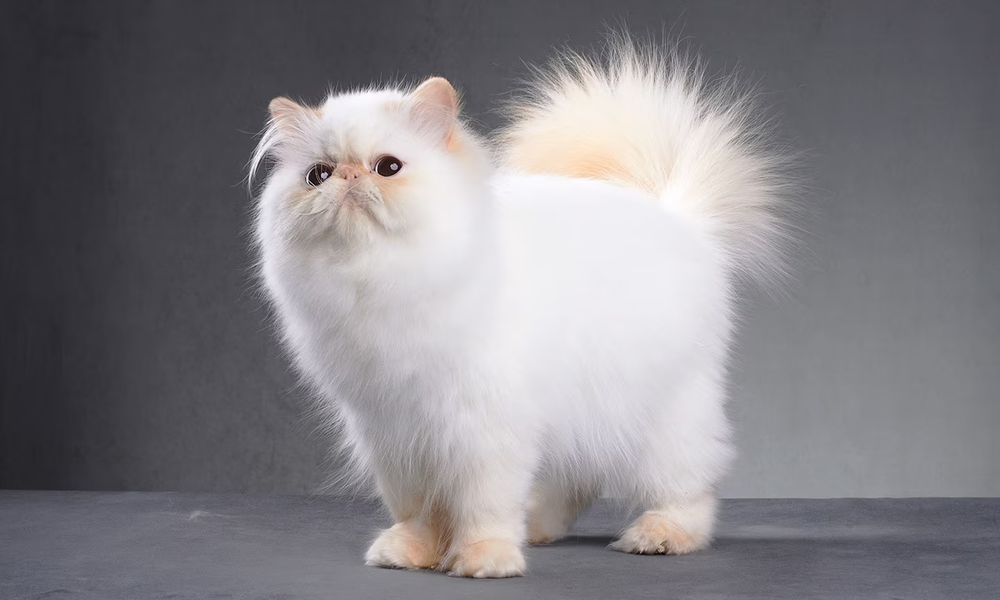
#> input picture assets/images/cat1.png, 1000 x 600 px, shrunk from 1439 x 863 before the run
$ jupyter execute L5_HSV_color_space.ipynb
#> lines starting #> are read from the running program, lines starting #| are printed output that depends on the picture; after the words box and inside, x2 and y2 are one past the last pixel; in counts of white or black regions, pixels touching at a corner belong together
### src/infrastructure/utils/plotting.py
import cv2
import numpy as np
import matplotlib.pyplot as plt

def subplot(channels: dict[str, np.ndarray], cmap: str | None = None) -> None:

    for i, k in enumerate(channels):
        plt.subplot(1, len(channels), i+1)
        plt.title(k)
        plt.imshow(channels[k], cmap=cmap)


# [15 lines left out: function draw_points, not called in this run]

### src/lessons/L5_HSV_color_space.ipynb
### HOW  does the HSV color space work

1. Divide r, g, b by 255
2. Compute `cmax`, `cmin` difference
    ```
    cmax = max(r, g, b)
    cmin = main(r, g, b)
    diff = cmax - cmin
   ```
3. Hue calculation
   ```
   if cmmax == cmin:
        h = 0
   elif cmax == r:
        h = (60 * ((g - b) / diff) + 360) % 360
   elif cmax == g:
        h = (60 * ((b - r) / diff) + 120) % 360
   elif cmax == b:
        h = (60 * ((r - g) / diff) + 240) % 360

   ```
4. Saturation computation
   ```
   if cmax == 0:
        s = 0
   else:
        s = (diff / cmax) * 100
   ```
5. Value computation
   ```
   v = cmax * 100
   ```

[cell 1]
import cv2
import numpy as np
import matplotlib.pyplot as plt

from core.entities.constants import Paths as p
from infrastructure.utils.plotting import subplot

[cell 2]
IMAGE_PATH = p.IMAGE_ASSETS / "cat1.png"

[cell 3]
img_bgr = cv2.imread(IMAGE_PATH)
#> img_bgr is the input picture: shape (600, 1000, 3); mean B, G, R 134.2, 130, 132.5
img_rgb = cv2.cvtColor(img_bgr, cv2.COLOR_BGR2RGB)
plt.figure()
plt.imshow(img_rgb)

[cell 4]
hsv = cv2.cvtColor(img_bgr, cv2.COLOR_BGR2HSV)
#> hsv: shape (600, 1000, 3); mean H, S, V 112.3, 17.1, 136.9
plt.figure()
plt.imshow(hsv)

[cell 5]
# cv2.imshow("hsv", hsv)
# cv2.waitKey(0)

[cell 6]
h, s, v = cv2.split(hsv)
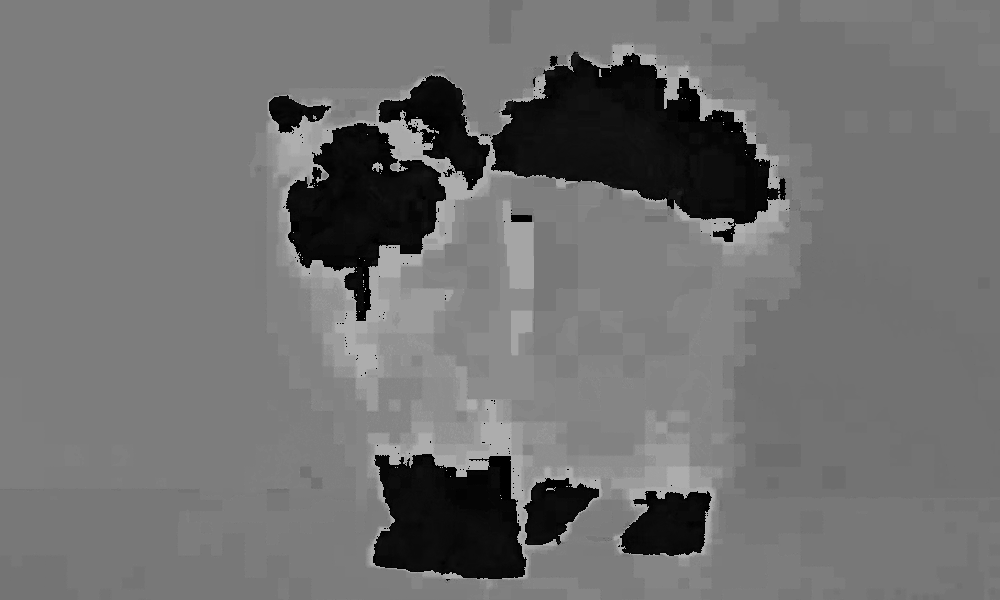
#> h: shape (600, 1000); min 0, max 179, mean 112.3
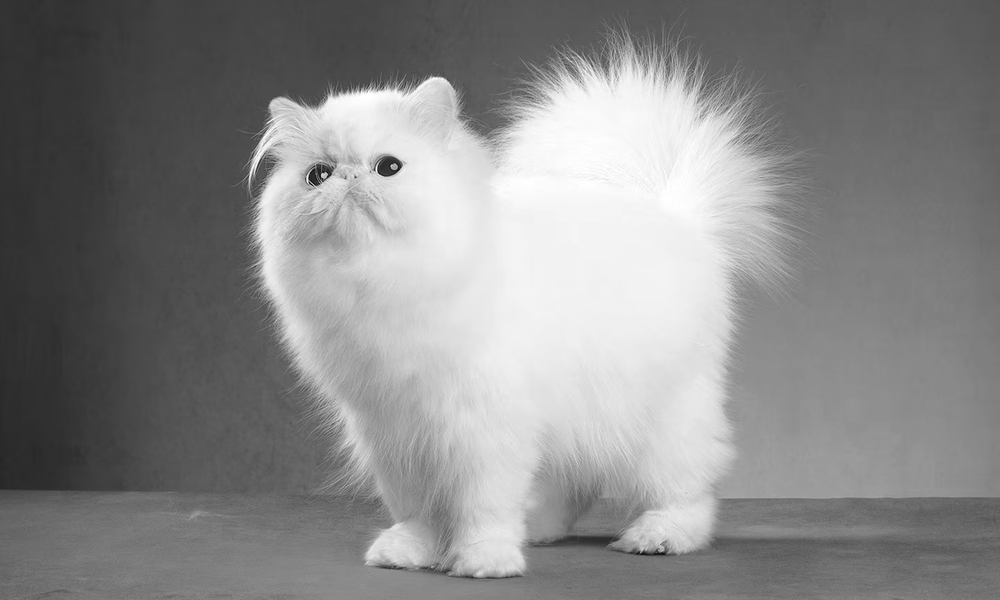
#> v: shape (600, 1000); min 11, max 255, mean 136.9

data = dict(
    hue=h,
    saturation=s,
    value=v
)
#> data = 3 items

subplot(data, cmap="gray")
#> the loop in subplot, `for i, k in enumerate(channels):` made 3 passes
#> k on passes 1 to 3: 'hue', 'saturation', 'value'
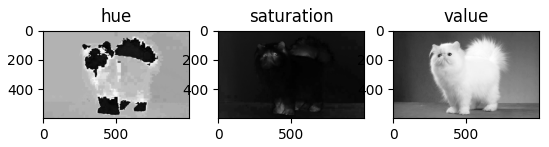
#> figure drawn by matplotlib, 3 panels

[cell 7]
lower_bound = np.array([0, 0, 160])
upper_bound = np.array([13, 90, 230])
mask = cv2.inRange(hsv, lower_bound, upper_bound)
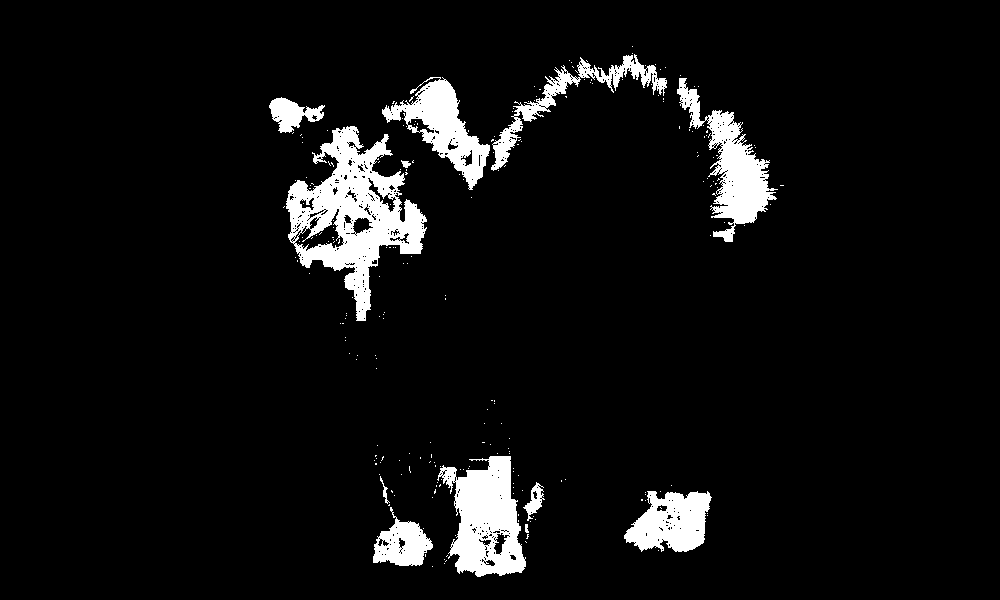
#> mask: shape (600, 1000); 6.3% white; 233 white regions (221 under 20 px), largest, box (x1, y1, x2, y2) and area: (286, 126, 427, 321) 11226, (437, 456, 526, 577) 6495, (677, 78, 778, 242) 5167
mask.shape
plt.figure()
plt.imshow(mask, cmap="gray")

[cell 8]
img_path = p.IMAGE_ASSETS / "colored_balls.jpg"
img_bgr = cv2.imread(img_path)
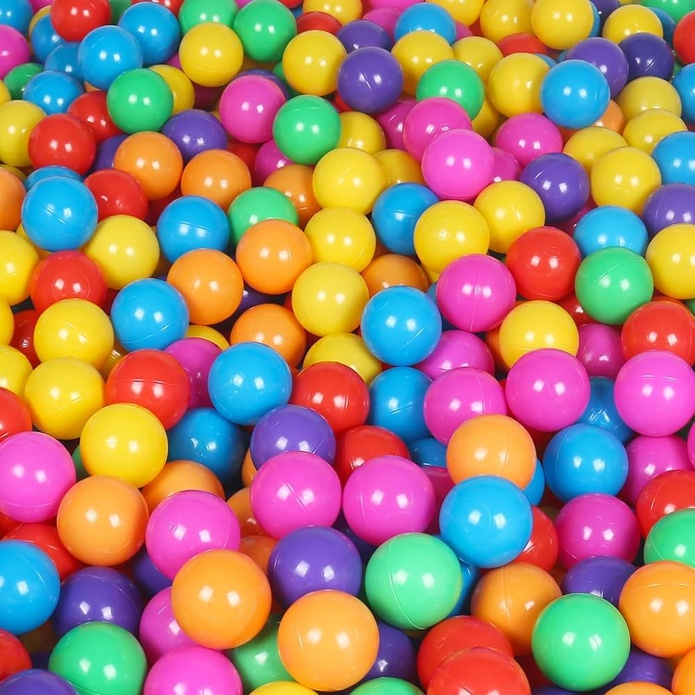
#> input picture assets/images/colored_balls.jpg, 695 x 695 px, shrunk from 1000 x 1000 before the run
#> img_bgr is the input picture: shape (695, 695, 3); mean B, G, R 113.2, 128.7, 164.5
img_rgb = cv2.cvtColor(img_bgr, cv2.COLOR_BGR2RGB)
#> img_rgb: shape (695, 695, 3)
plt.figure()
plt.imshow(img_rgb)

[cell 9]
hsv = cv2.cvtColor(img_rgb, cv2.COLOR_RGB2HSV)
#> hsv: shape (695, 695, 3); mean H, S, V 75.9, 185.3, 208.9
h, s, v = cv2.split(hsv)
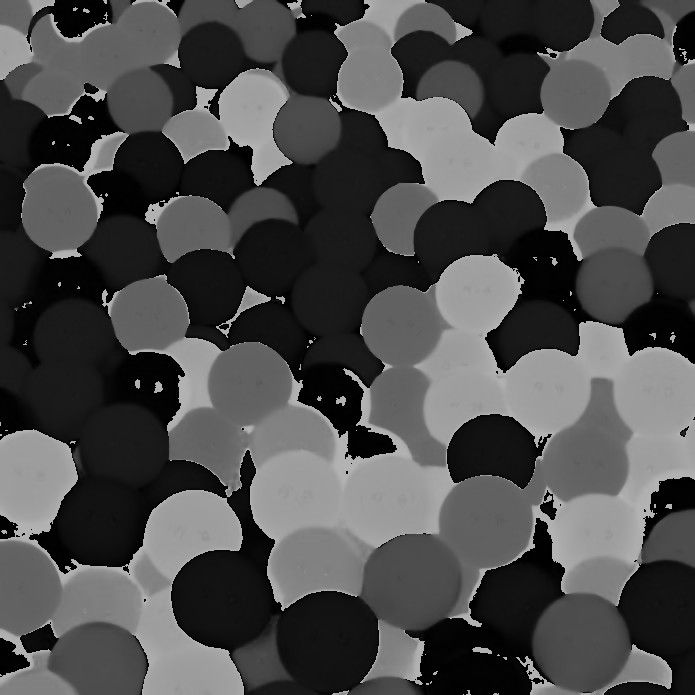
#> h: shape (695, 695); min 0, max 179, mean 75.9
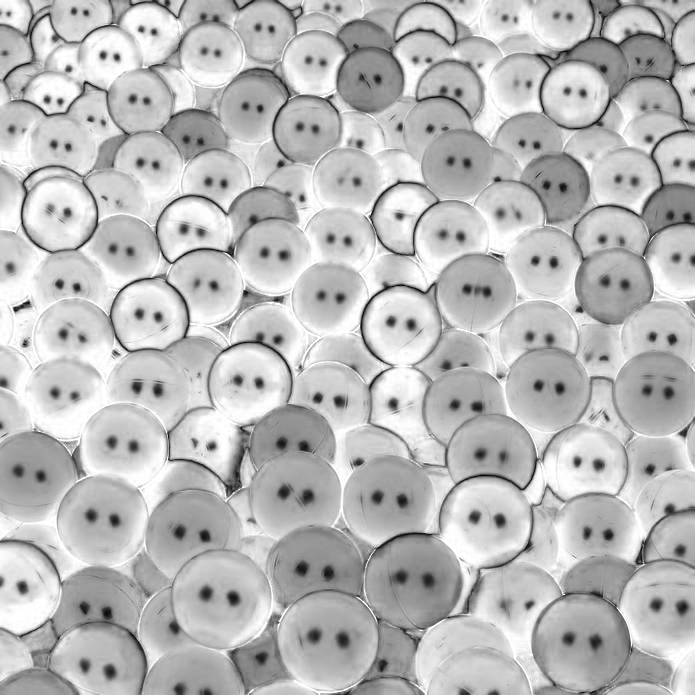
#> s: shape (695, 695); min 0, max 255, mean 185.3
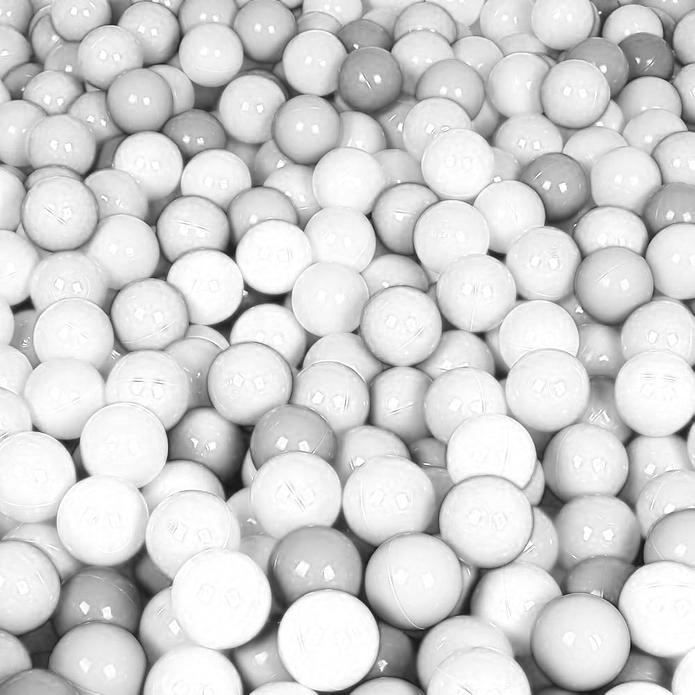
#> v: shape (695, 695); min 14, max 255, mean 208.9
data = dict(
    hue=h,
    saturation=s,
    value=v
)
subplot(data, cmap="gray")
#> the loop in subplot (call 2), `for i, k in enumerate(channels):` made 3 passes

[cell 10]
lower_bound = np.array([90, 200, 150])
upper_bound = np.array([110, 255, 255])
mask = cv2.inRange(hsv, lower_bound, upper_bound)
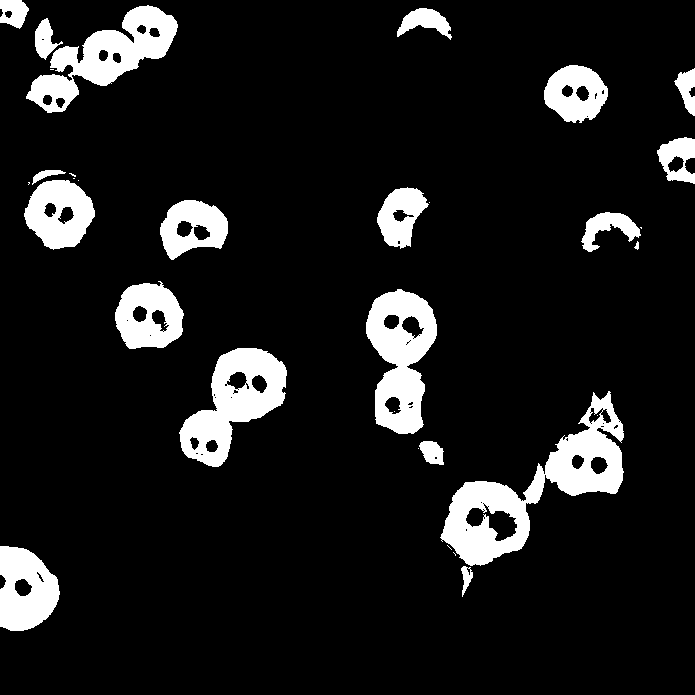
#> mask: shape (695, 695); 10.6% white; 32 white regions (12 under 20 px), largest, box (x1, y1, x2, y2) and area: (440, 391, 624, 566) 9707, (366, 289, 437, 434) 6221, (179, 348, 287, 467) 6173

plt.figure()
plt.imshow(mask, cmap="gray")
